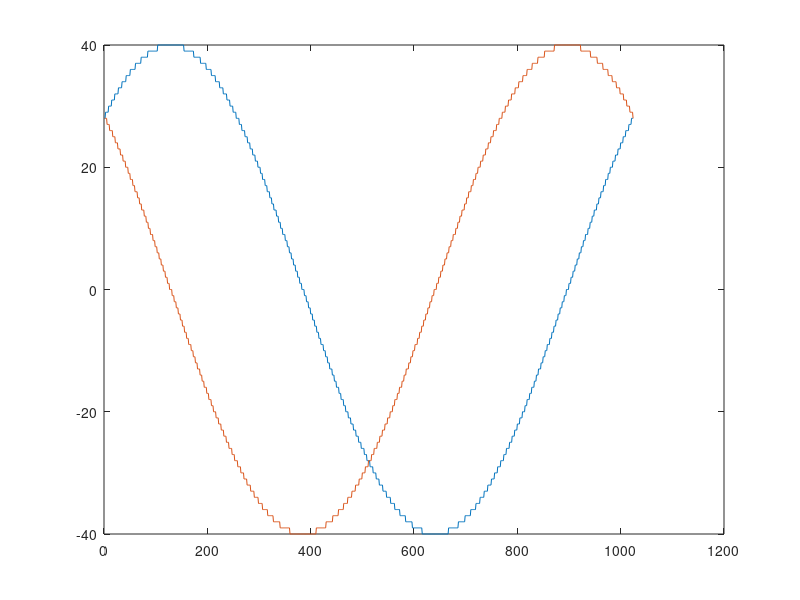

The MATLAB script that drew this image: (Note: this script raises an error after producing the figure.)
clear,clc,close all

% Parameter
N = 1024;
width = log2(N);

% Sine
sin_temp = sin((([0:N-1])*2*pi/N) + (pi/4));
sin_digital = round(sin_temp'*4*width);

%Cosine
cos_temp = cos((([0:N-1])*2*pi/N) + (pi/4));
cos_digital = round(cos_temp'*4*width);

[pxx, f] = pwelch(sin_digital);
[pxx2, f2] = pwelch(cos_digital);

plot(sin_digital);
hold on;
plot(cos_digital);
hold off;

% fid_sin = fopen('./sin_dec.coe', 'w');
% fprintf(fid_sin, 'MEMORY_INITIALIZATION_RADIX=10;\n');
% fprintf(fid_sin, 'MEMORY_INITIALIZATION_VECTOR=\n');
% fprintf(fid_sin, '%d,\n', sin_digital(1:1023));
% fprintf(fid_sin, '%d;', sin_digital(1024));
% fclose(fid_sin);
% 
% fid_cos = fopen('./cos_dec.coe', 'w');
% fprintf(fid_sin, 'MEMORY_INITIALIZATION_RADIX=10;\n');
% fprintf(fid_sin, 'MEMORY_INITIALIZATION_VECTOR=\n');
% fprintf(fid_cos, '%d,\n', cos_digital(1:1023));
% fprintf(fid_cos, '%d;', cos_digital(1024));
% fclose(fid_cos);

%Carrier Offset
I = dlmread('D:/William/Course/Base_Band/Lab02/Matlab/I_1024_bin.txt', 'w');
Q = dlmread('D:/William/Course/Base_Band/Lab02/Matlab/Q_1024_bin.txt', 'w');

for i = 1:1024
    if(I(i) == 11)
        I(i) = -1;
    end
end

for i = 1:1024
    if(Q(i) == 11)
        Q(i) = -1;
    end
end

for i = 1:1024
    I_rotate(i) = I(i)*(cos_digital(i)/4096) - Q(i)*(sin_digital(i)/4096);
    Q_rotate(i) = I(i)*(sin_digital(i)/4096) + Q(i)*(cos_digital(i)/4096);
end
I_ro = dec2bin(I_rotate);
Q_ro = dec2bin(Q_rotate);

for i = 1:1024
    if(I_ro(i, 1) == '1')
        Ir(i, 1:6) = '1';
    else 
        Ir(i, 1:6) = '0';
    end
end

for i = 1:1024
    if(Q_ro(i, 1) == '1')
        Qr(i, 1:6) = '1';
    else 
        Qr(i, 1:6) = '0';
    end
end

I_bin = str2num([Ir, I_ro]);
Q_bin = str2num([Qr, Q_ro]);

% fid = fopen('./I_rotate_dec.txt', 'w');
% fprintf(fid, '%d\n', I_rotate');
% fclose(fid);
% fid = fopen('./I_rotate_bin.txt', 'w');
% fprintf(fid, '%014d\n', I_bin);
% fclose(fid);
% fid2 = fopen('./Q_rotate_dec.txt', 'w');
% fprintf(fid2, '%d\n', Q_rotate);
% fclose(fid2);
% fid2 = fopen('./Q_rotate_bin.txt', 'w');
% fprintf(fid2, '%014d\n', Q_bin);
% fclose(fid2);

% Carrier offset simulation
[pxx3, f3] = pwelch(I);
[pxx4, f4] = pwelch(Q);
[pxx5, f5] = pwelch(I_rotate);
[pxx6, f6] = pwelch(Q_rotate);

% subplot(4,1,1);
% plot(f3, 10*log(pxx3));
% title('Baseband I');
% subplot(4,1,2);
% plot(f4, 10*log(pxx4));
% title('Baseband Q');
% subplot(4,1,3);
% plot(f5, 10*log(pxx5));
% title('Rotated I');
% subplot(4,1,4);
% plot(f6, 10*log(pxx6));
% title('Rotated Q');


